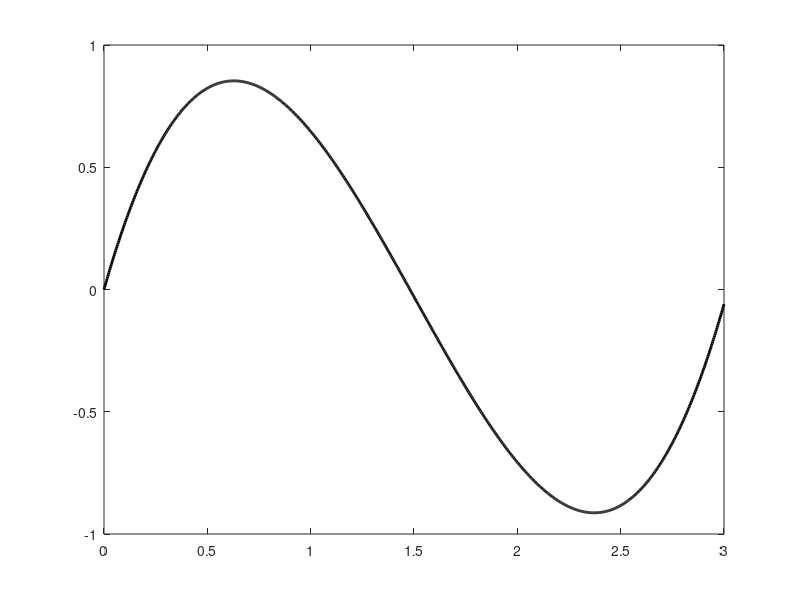

This figure's MATLAB source:

r = 2.0;
K = 3.0;
m = 0.02;
b =1.5;              
% dX/dt - X ͼ
X = linspace(0, 3, 1000);
dX = r .* X .* (1 - X ./ K) .* (b - X) - m .* X;
figure;
plot(X, dX, 'k', 'LineWidth', 2); hold on;

